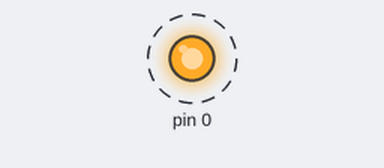
A sketch run on a simulated Arduino Uno, built with avr-gcc and run on an emulated ATmega328P. On the bench: output pins drawn as LEDs (lit = HIGH). Dashed ring = blinking.

Above: at 0.05 s.
Timing chart, 0 to 3.0 s (numbered marks = the images above):
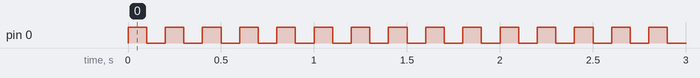

Measured:
- by itself, pin 0: alternates HIGH for 0.10 s and LOW for 0.10 s

The sketch:

led.cc.ino
```cpp
int ledpin=PB0;

void setup() {
 pinMode(PB0,OUTPUT);
}

void loop() {
 digitalWrite(PB0, HIGH);
 delay(100);
 digitalWrite(PB0,LOW);
 delay(100);

}
```
